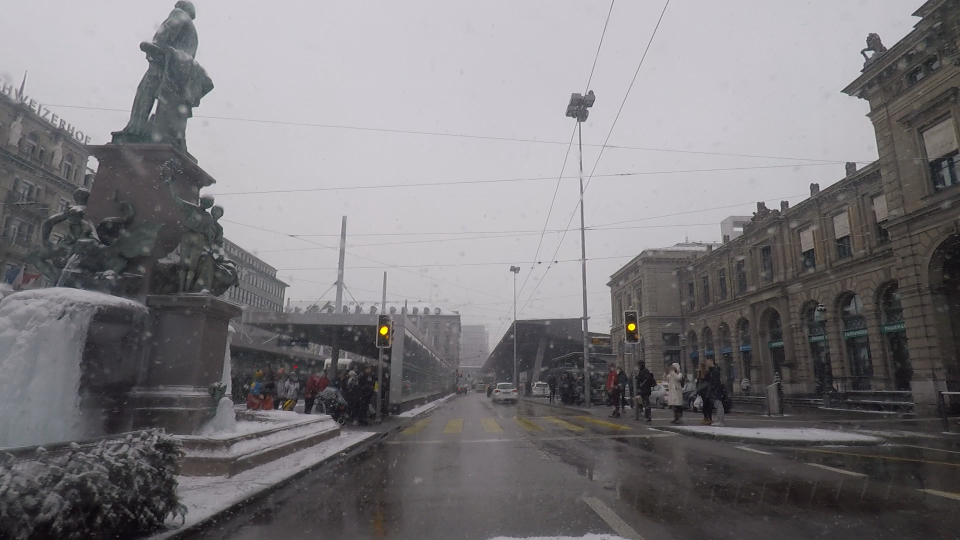
#> input picture data/images/img_0001_snow_pedestrian.png, 1920 x 1080 px, found by its file name (shown at 1/2 size)
$ python make_qualitative_figure.py
#> lines starting #> are read from the running program, lines starting #| are printed output that depends on the picture
"""2x2 qualitative figure: weather-conditioned hazard reasoning results."""

from pathlib import Path
from PIL import Image, ImageDraw, ImageFont

FONT_CANDIDATES = [
    "/usr/share/fonts/truetype/dejavu/DejaVuSans-Bold.ttf",
    "/usr/share/fonts/truetype/dejavu/DejaVuSans.ttf",
    "/usr/share/fonts/truetype/liberation/LiberationSans-Bold.ttf",
    "/usr/share/fonts/truetype/liberation/LiberationSans-Regular.ttf",
]

IMAGE_BASE = Path("/home/seong/new_research/icros_workspace/icros_workspace/data/images")
OUT_PATH   = Path("/home/seong/new_research/docs/figure_qualitative.png")

SAMPLES = [
    {
        "image": IMAGE_BASE / "img_0001_snow_pedestrian.png",
        "weather": "Snow  |  low visibility  |  slippery road",
        "weather_color": (80, 120, 200),
        "hazard": "Pedestrian",
        "risk": "HIGH",
        "bbox": (232, 258, 487, 360),
        "explanation": (
            "Pedestrians on slippery snow roads can cause sudden movements, "
            "making it difficult to predict their actions. Snow and low visibility "
            "further reduce the driver's ability to see and react in time."
        ),
    },
    {
        "image": IMAGE_BASE / "img_0006_rain_cyclist.png",
        "weather": "Rain  |  low visibility  |  wet road",
        "weather_color": (60, 130, 180),
        "hazard": "Cyclist",
        "risk": "HIGH",
        "bbox": (476, 228, 624, 360),
        "explanation": (
            "The cyclist is riding on a wet road, reducing traction and stability. "
            "Rain reduces the cyclist's visibility to the ego vehicle, making it "
            "difficult to anticipate their movement and avoid collision."
        ),
    },
    {
        "image": IMAGE_BASE / "img_0013_fog_car.png",
        "weather": "Fog  |  low visibility  |  clear road",
        "weather_color": (110, 110, 140),
        "hazard": "Bicycle / Pedestrian",
        "risk": "HIGH",
        "bbox": (531, 260, 619, 317),
        "explanation": (
            "The presence of fog severely reduces visibility, making it difficult "
            "for the ego vehicle to detect cyclists and pedestrians ahead. "
            "Low visibility increases the risk of late detection and collision."
        ),
    },
    {
        "image": IMAGE_BASE / "img_0003_snow_cyclist.png",
        "weather": "Snow  |  medium visibility  |  slippery road",
        "weather_color": (80, 120, 200),
        "hazard": "Cyclist",
        "risk": "HIGH",
        "bbox": (470, 258, 631, 360),
        "explanation": (
            "Cyclists on snow-covered roads face significant instability due to "
            "reduced traction. Slippery conditions make sudden stops difficult, "
            "and reduced visibility increases the risk for both cyclist and driver."
        ),
    },
]


def load_font(size):
#> called with size = 28
    for path in FONT_CANDIDATES:
        if Path(path).exists():
            try:
                return ImageFont.truetype(path, size=size)
            except OSError:
                continue
    return ImageFont.load_default()


def wrap_text(text, font, max_width):
    words = text.split()
    lines, line = [], []
    for w in words:
        test = " ".join(line + [w])
        if font.getlength(test) > max_width:
            if line:
                lines.append(" ".join(line))
            line = [w]
        else:
            line.append(w)
    if line:
        lines.append(" ".join(line))
    return lines


def make_figure():
    CELL_W   = 760
    CELL_H   = 500
    IMG_H    = 300
    PANEL_H  = CELL_H - IMG_H
    GAP      = 16
    TITLE_H  = 60
    COLS, ROWS = 2, 2

    TOTAL_W = COLS * CELL_W + (COLS + 1) * GAP
    TOTAL_H = TITLE_H + ROWS * CELL_H + (ROWS + 1) * GAP

    f_title   = load_font(28)
    f_weather = load_font(20)
    f_field   = load_font(20)
    f_expl    = load_font(18)

    canvas = Image.new("RGB", (TOTAL_W, TOTAL_H), (245, 245, 248))
    draw   = ImageDraw.Draw(canvas)

    # title bar
    draw.rectangle([0, 0, TOTAL_W, TITLE_H], fill=(30, 30, 30))
    draw.text((GAP, 16),
              "Fig. 2  Qualitative Results: Weather-Conditioned Hazard Reasoning",
              fill=(255, 255, 255), font=f_title)

    for idx, s in enumerate(SAMPLES):
        col = idx % COLS
        row = idx // COLS
        cx  = GAP + col * (CELL_W + GAP)
        cy  = TITLE_H + GAP + row * (CELL_H + GAP)

        # cell background
        draw.rectangle([cx, cy, cx + CELL_W, cy + CELL_H], fill=(255, 255, 255))
        draw.rectangle([cx, cy, cx + CELL_W, cy + CELL_H],
                       outline=(180, 180, 180), width=2)

        # image
        img = Image.open(s["image"]).convert("RGB").resize((CELL_W, IMG_H))
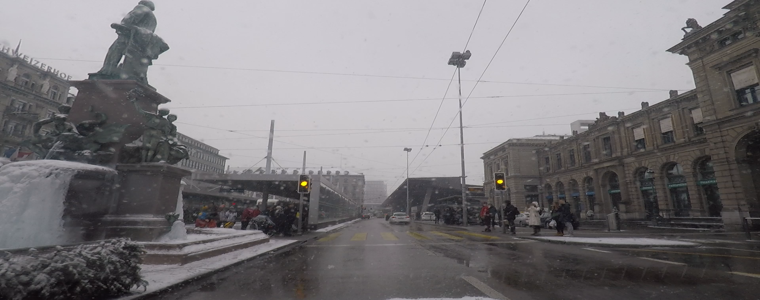
#> img: PIL image 760x300 RGB; mean R, G, B 123.8, 121, 123.9
        d_img = ImageDraw.Draw(img)

        # bbox on image
        if s["bbox"]:
            iw_orig, ih_orig = Image.open(s["image"]).size
#> iw_orig = 1920; ih_orig = 1080
            sx = CELL_W / iw_orig
#> sx = 0.396
            sy = IMG_H / ih_orig
#> sy = 0.278
            x1 = int(s["bbox"][0] * sx)
#> x1 = 91
            y1 = int(s["bbox"][1] * sy)
#> y1 = 71
            x2 = int(s["bbox"][2] * sx)
#> x2 = 192
            y2 = int(s["bbox"][3] * sy)
#> y2 = 100
            for t in range(4):
                d_img.rectangle([x1-t, y1-t, x2+t, y2+t], outline=(60, 220, 60))
            label = s["hazard"]
            lw = int(len(label) * 11 + 12)
            d_img.rectangle([x1, max(0, y1-30), x1+lw, y1], fill=(60, 220, 60))
            d_img.text((x1+5, max(0, y1-27)), label, fill=(0, 0, 0), font=f_weather)

        canvas.paste(img, (cx, cy))
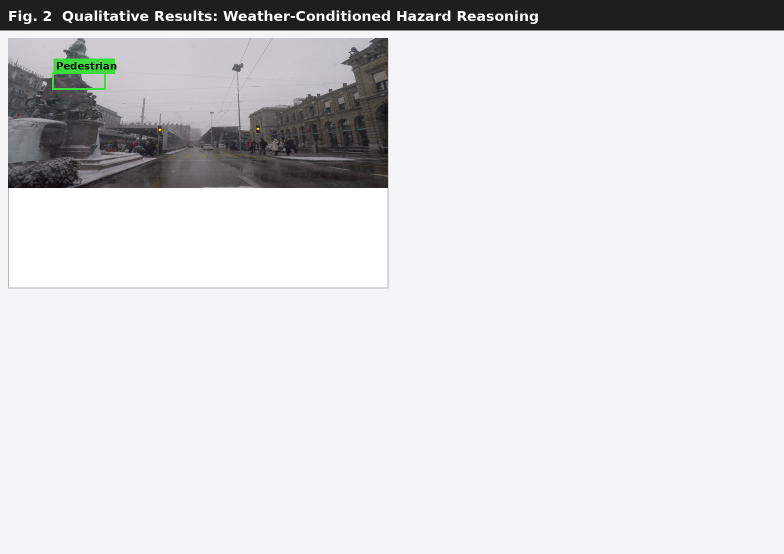
#> canvas: PIL image 1568x1108 RGB (shown at 1/2 size); mean R, G, B 218.9, 218.9, 221.1

        # weather badge
        py = cy + IMG_H
        draw.rectangle([cx, py, cx + CELL_W, py + 36], fill=s["weather_color"])
        draw.text((cx + 10, py + 8), s["weather"], fill=(255, 255, 255), font=f_weather)

        # hazard + risk
        y = py + 44
        draw.text((cx + 10, y),
                  f"Hazard: {s['hazard']}   |   Risk: {s['risk']}",
                  fill=(40, 40, 40), font=f_field)
        y += 30

        # explanation
        for line in wrap_text(s["explanation"], f_expl, CELL_W - 20):
            if y + 22 > cy + CELL_H:
                break
            draw.text((cx + 10, y), line, fill=(70, 70, 70), font=f_expl)
            y += 22
#> after the loop, y = 516
#> pass 2 of the loop in make_figure, `for idx, s in enumerate(SAMPLES):`:
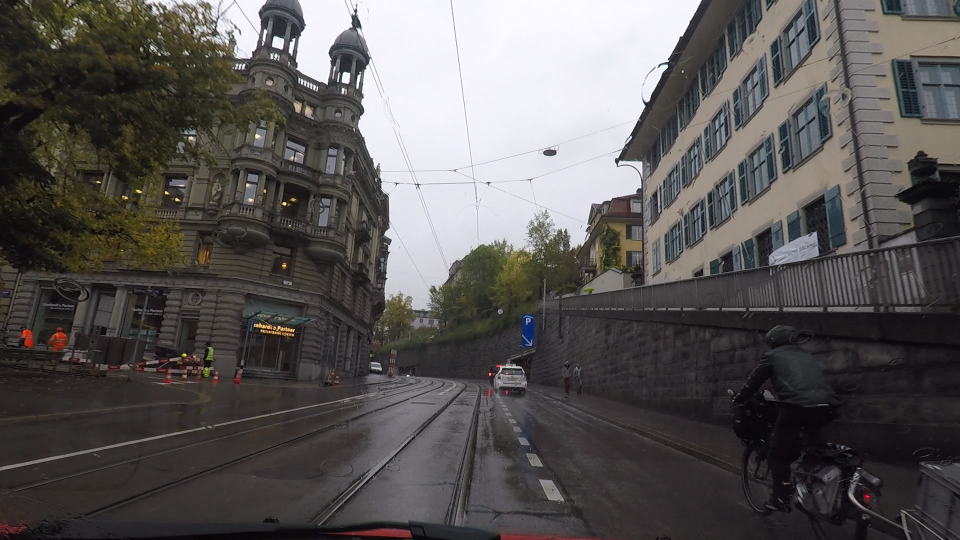
#> input picture data/images/img_0006_rain_cyclist.png, 1920 x 1080 px, found by its file name (shown at 1/2 size)
#> in make_figure, `img = Image.open(s["image"]).convert("RGB").resize((CELL_W, IMG_H))`:
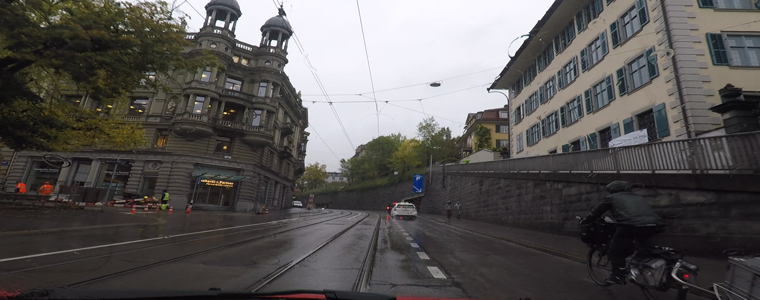
#> img: PIL image 760x300 RGB; mean R, G, B 89.5, 86.5, 85.3
#> x1 = 188
#> y1 = 63
#> x2 = 247
#> in make_figure, `canvas.paste(img, (cx, cy))`:
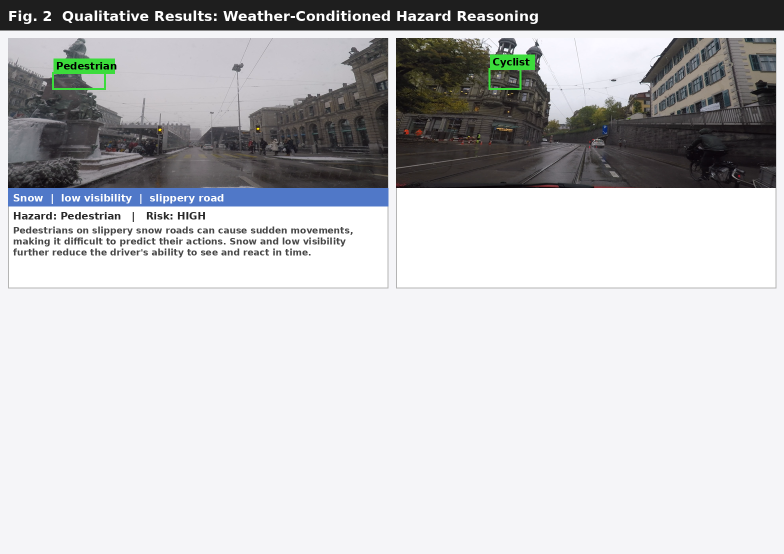
#> canvas: PIL image 1568x1108 RGB (shown at 1/2 size); mean R, G, B 195.3, 195.7, 198
#> after the loop in make_figure, `for line in wrap_text(s["explanation"], f_expl, CELL_W - 20):`: y = 516
#> pass 3 of the loop in make_figure, `for idx, s in enumerate(SAMPLES):`:
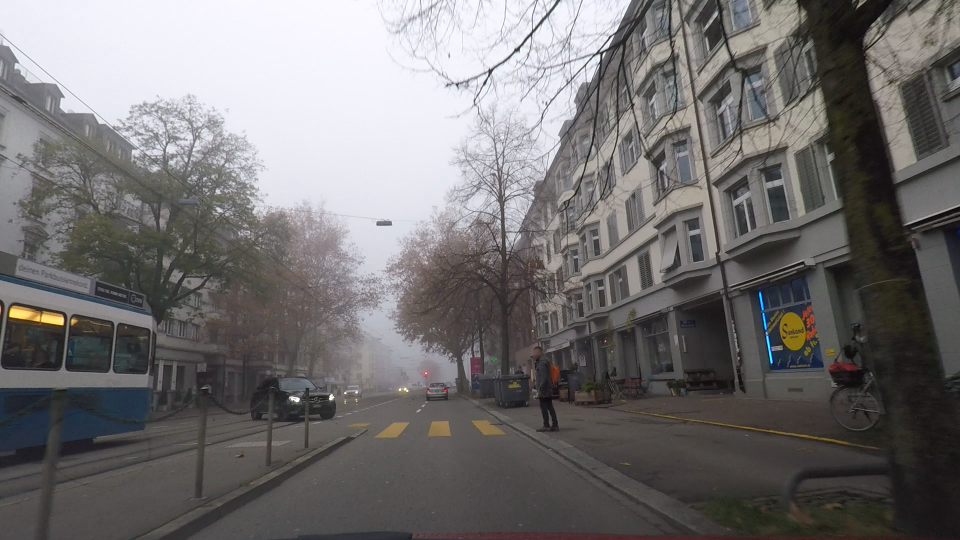
#> input picture data/images/img_0013_fog_car.png, 1920 x 1080 px, found by its file name (shown at 1/2 size)
#> in make_figure, `img = Image.open(s["image"]).convert("RGB").resize((CELL_W, IMG_H))`:
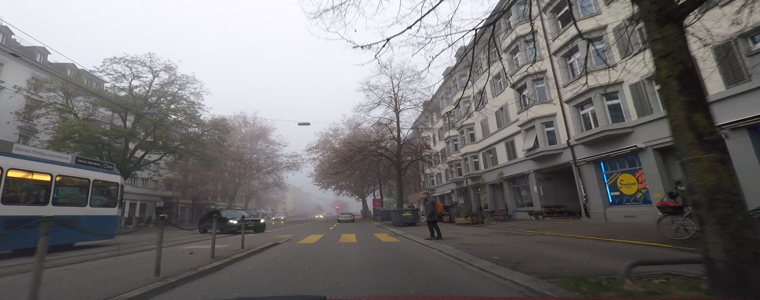
#> img: PIL image 760x300 RGB; mean R, G, B 114.6, 112.3, 112.5
#> x1 = 210
#> y1 = 72
#> x2 = 245
#> y2 = 88
#> in make_figure, `canvas.paste(img, (cx, cy))`:
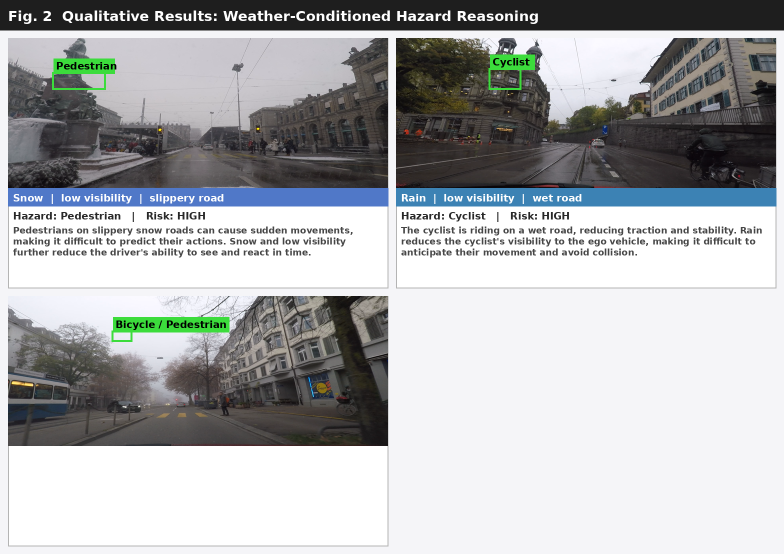
#> canvas: PIL image 1568x1108 RGB (shown at 1/2 size); mean R, G, B 173.9, 175.7, 177.5
#> after the loop in make_figure, `for line in wrap_text(s["explanation"], f_expl, CELL_W - 20):`: y = 1032
#> the loop made 4 passes; the first 3 are shown

    canvas.save(OUT_PATH, dpi=(300, 300))
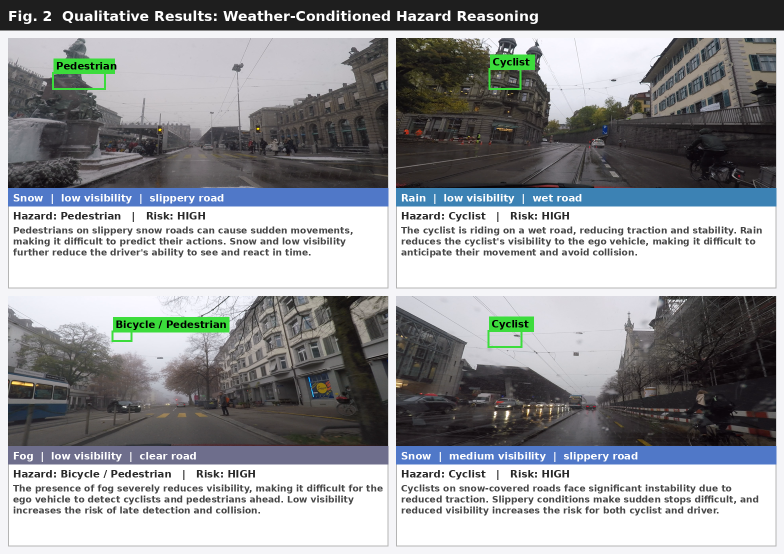
#> saved as figure_qualitative.png: PIL image 1568x1108 RGB (shown at 1/2 size); mean R, G, B 147.7, 149.9, 152.7
    print(f"Saved: {OUT_PATH}  ({TOTAL_W}x{TOTAL_H})")


if __name__ == "__main__":
    make_figure()
